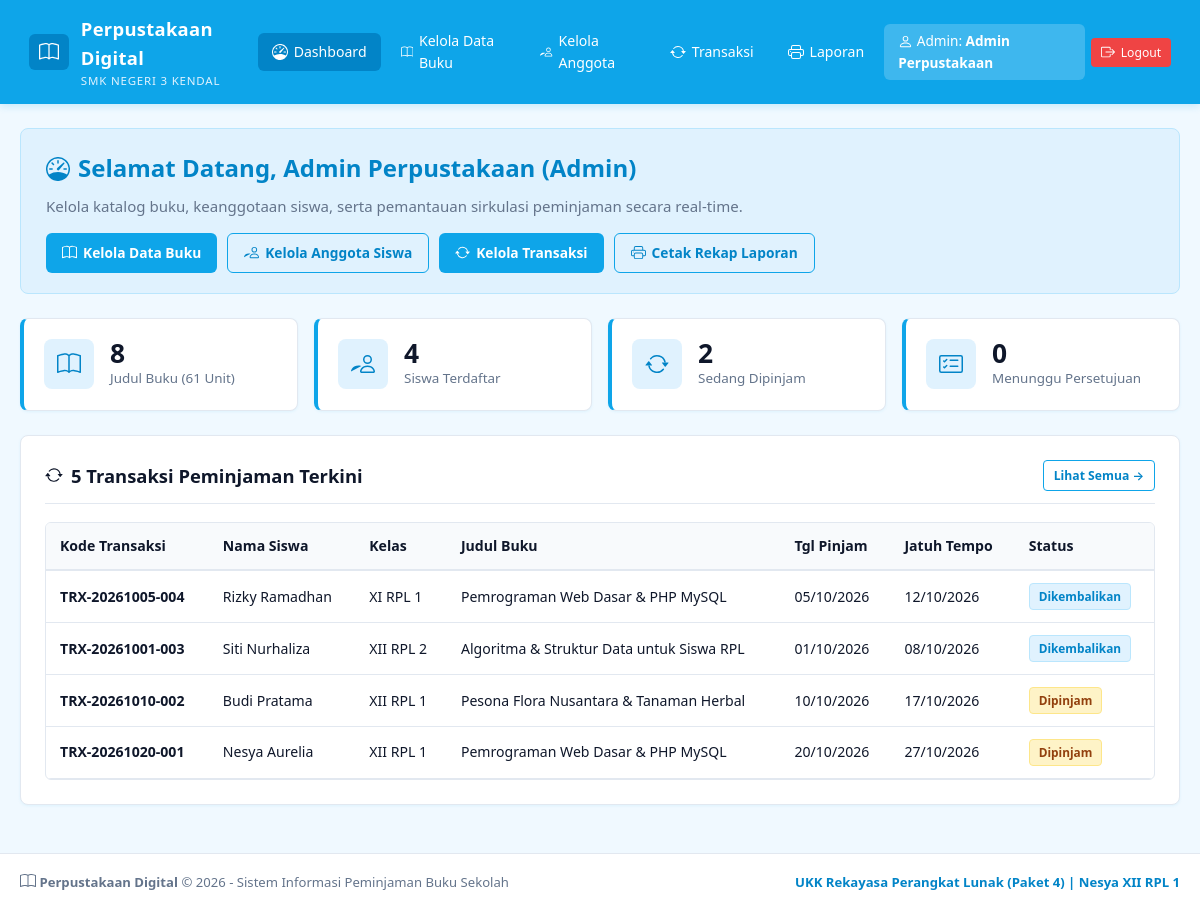
/dashboard.php (signed in), run on the app's committed database.
### tables this page shows
CREATE TABLE `transaksi` (
  `id_transaksi` INT(11) NOT NULL AUTO_INCREMENT,
  `kode_transaksi` VARCHAR(30) NOT NULL UNIQUE,
  `id_user` INT(11) NOT NULL,
  `id_buku` INT(11) NOT NULL,
  `tgl_pinjam` DATE NOT NULL,
  `tgl_jatuh_tempo` DATE NOT NULL,
  `tgl_kembali` DATE DEFAULT NULL,
  `status` ENUM('menunggu','dipinjam','dikembalikan','ditolak') NOT NULL DEFAULT 'dipinjam',
  `denda` INT(11) NOT NULL DEFAULT 0,
  `catatan` TEXT DEFAULT NULL,
  `created_at` TIMESTAMP NOT NULL DEFAULT CURRENT_TIMESTAMP,
  PRIMARY KEY (`id_transaksi`),
  KEY `id_user` (`id_user`),
  KEY `id_buku` (`id_buku`),
  CONSTRAINT `fk_transaksi_user` FOREIGN KEY (`id_user`) REFERENCES `users` (`id_user`) ON DELETE CASCADE ON UPDATE CASCADE,
  CONSTRAINT `fk_transaksi_buku` FOREIGN KEY (`id_buku`) REFERENCES `buku` (`id_buku`) ON DELETE CASCADE ON UPDATE CASCADE
);

CREATE TABLE `users` (
  `id_user` INT(11) NOT NULL AUTO_INCREMENT,
  `nis_nip` VARCHAR(30) NOT NULL,
  `nama_lengkap` VARCHAR(100) NOT NULL,
  `username` VARCHAR(50) NOT NULL UNIQUE,
  `password` VARCHAR(255) NOT NULL,
  `level` ENUM('admin','siswa') NOT NULL DEFAULT 'siswa',
  `kelas` VARCHAR(20) DEFAULT NULL,
  `jurusan` VARCHAR(50) DEFAULT NULL,
  `telepon` VARCHAR(20) DEFAULT NULL,
  `alamat` TEXT DEFAULT NULL,
  `status_aktif` ENUM('aktif','nonaktif') NOT NULL DEFAULT 'aktif',
  `created_at` TIMESTAMP NOT NULL DEFAULT CURRENT_TIMESTAMP,
  PRIMARY KEY (`id_user`)
);

CREATE TABLE `buku` (
  `id_buku` INT(11) NOT NULL AUTO_INCREMENT,
  `kode_buku` VARCHAR(20) NOT NULL UNIQUE,
  `judul` VARCHAR(150) NOT NULL,
  `id_kategori` INT(11) NOT NULL,
  `pengarang` VARCHAR(100) NOT NULL,
  `penerbit` VARCHAR(100) NOT NULL,
  `tahun_terbit` INT(4) NOT NULL,
  `isbn` VARCHAR(30) DEFAULT NULL,
  `jumlah_buku` INT(5) NOT NULL DEFAULT 1,
  `sisa_buku` INT(5) NOT NULL DEFAULT 1,
  `lokasi_rak` VARCHAR(30) NOT NULL DEFAULT 'Rak A1',
  `deskripsi` TEXT DEFAULT NULL,
  `gambar` VARCHAR(255) DEFAULT 'default-book.png',
  `created_at` TIMESTAMP NOT NULL DEFAULT CURRENT_TIMESTAMP,
  PRIMARY KEY (`id_buku`),
  KEY `id_kategori` (`id_kategori`),
  CONSTRAINT `fk_buku_kategori` FOREIGN KEY (`id_kategori`) REFERENCES `kategori` (`id_kategori`) ON DELETE CASCADE ON UPDATE CASCADE
);

### dashboard.php (called while the page is built, shortened)
<?php
$level   = $_SESSION['level'];
if ($level === 'admin') {
    $terbaru = semua("SELECT t.*, u.nama_lengkap, u.kelas, b.judul
                      FROM transaksi t
                      JOIN users u ON t.id_user = u.id_user
                      JOIN buku b ON t.id_buku = b.id_buku
                      ORDER BY t.id_transaksi DESC LIMIT 5");
}
require_once __DIR__ . '/includes/layout.php';
require __DIR__ . '/views/' . ($level === 'admin' ? 'dashboard_admin.php' : 'dashboard_siswa.php');

### includes/fungsi.php (called while the page is built, shortened)
<?php
require_once __DIR__ . '/icons.php';
function e($teks) {
    return htmlspecialchars((string)($teks ?? ''));
}
function q($sql) {
    global $koneksi;
    return mysqli_query($koneksi, $sql);
}
function semua($sql) {
    $hasil = q($sql);
    $data = [];
    if ($hasil) {
        while ($baris = mysqli_fetch_assoc($hasil)) {
            $data[] = $baris;
        }
    }
    return $data;
}
function tgl($tanggal, $format = 'd/m/Y') {
    return $tanggal ? date($format, strtotime($tanggal)) : '-';
}
require_once __DIR__ . '/komponen.php';

### views/dashboard_admin.php (the view)
<?php
$aksi = '<a href="buku.php" class="btn btn-primary">' . bi('book', 15) . ' Kelola Data Buku</a>'
      . '<a href="anggota.php" class="btn btn-outline">' . bi('people', 15) . ' Kelola Anggota Siswa</a>'
      . '<a href="transaksi.php" class="btn btn-primary">' . bi('arrow-repeat', 15) . ' Kelola Transaksi</a>'
      . '<a href="laporan.php" class="btn btn-outline">' . bi('printer', 15) . ' Cetak Rekap Laporan</a>';
hero('speedometer', 'Selamat Datang, ' . e($_SESSION['nama_lengkap']) . ' (Admin)',
    'Kelola katalog buku, keanggotaan siswa, serta pemantauan sirkulasi peminjaman secara real-time.', $aksi);
kartu_statistik($stat);
?>
<div class="card">
  <div class="card-header">
    <div class="card-title"><?= bi('arrow-repeat', 18); ?> 5 Transaksi Peminjaman Terkini</div>
    <a href="transaksi.php" class="btn btn-outline btn-sm">Lihat Semua &rarr;</a>
  </div>
  <div class="table-responsive">
    <table>
      <thead>
        <tr>
          <th>Kode Transaksi</th>
          <th>Nama Siswa</th>
          <th>Kelas</th>
          <th>Judul Buku</th>
          <th>Tgl Pinjam</th>
          <th>Jatuh Tempo</th>
          <th>Status</th>
        </tr>
      </thead>
      <tbody>
        <?php if (!$terbaru): ?>
          <?php baris_kosong(7, 'Belum ada transaksi peminjaman.', 'td-kosong-sm'); ?>
        <?php else: foreach ($terbaru as $row): ?>
          <tr>
            <td><strong><?= e($row['kode_transaksi']); ?></strong></td>
            <td><?= e($row['nama_lengkap']); ?></td>
            <td><?= e($row['kelas'] ?? '-'); ?></td>
            <td><?= e($row['judul']); ?></td>
            <td><?= tgl($row['tgl_pinjam']); ?></td>
            <td><?= tgl($row['tgl_jatuh_tempo']); ?></td>
            <td><?php badge($row['status']); ?></td>
          </tr>
        <?php endforeach; endif; ?>
      </tbody>
    </table>
  </div>
</div>

### includes/komponen.php (shortened to what this page needs)
<?php
function hero($ikon, $judul, $teks = '', $aksi = '', $kelas = 'page-hero hero-compact') {
    echo '<div class="' . $kelas . '">';
    echo '<h2>' . bi($ikon, 24) . ' ' . $judul . '</h2>';
    if ($teks !== '') {
        echo '<p>' . $teks . '</p>';
    }
    if ($aksi !== '') {
        echo '<div style="margin-top: 15px; display: flex; gap: 10px; flex-wrap: wrap;">' . $aksi . '</div>';
    }
    echo '</div>';
}
function kartu_statistik($stat) {
    echo '<div class="stats-grid">';
    foreach ($stat as [$ikon, $jumlah, $label]) {
        echo '<div class="stat-card">';
        echo '<div class="stat-icon">' . bi($ikon, 24) . '</div>';
        echo '<div class="stat-info"><h3>' . $jumlah . '</h3><p>' . $label . '</p></div>';
        echo '</div>';
    }
    echo '</div>';
}
function badge($teks) {
    echo '<span class="badge badge-' . $teks . '">' . e($teks) . '</span>';
}

### assets/css/style.css (style rules this page uses)
:root { --primary: #0ea5e9; --primary-dark: #0284c7; --primary-light: #38bdf8; --primary-subtle: #e0f2fe; --primary-border: #bae6fd; --bg-app: #f0f9ff; --surface: #ffffff; --border: #e2e8f0; --text-main: #0f172a; --text-muted: #64748b; --danger: #ef4444; --warning: #f59e0b; --success: #0ea5e9; --info: #0284c7; --shadow-sm: 0 1px 3px rgba(14, 165, 233, 0.08); --shadow-md: 0 4px 12px rgba(14, 165, 233, 0.12); --radius: 8px; --transition: all 0.2s ease-in-out; }
* { margin: 0; padding: 0; box-sizing: border-box; font-family: 'Segoe UI', system-ui, -apple-system, BlinkMacSystemFont, Roboto, sans-serif; }
body { background-color: var(--bg-app); color: var(--text-main); line-height: 1.6; min-height: 100vh; display: flex; flex-direction: column; }
.page-hero, .flora-hero { background-color: var(--primary-subtle); border: 1px solid var(--primary-border); border-radius: var(--radius); padding: 26px 28px; margin-bottom: 24px; }
.page-hero h2, .flora-hero h2 { color: var(--primary-dark); font-size: 1.5rem; margin-bottom: 6px; display: flex; align-items: center; gap: 8px; }
.page-hero p, .flora-hero p { color: var(--text-muted); font-size: 0.94rem; max-width: 750px; }
.card { background-color: var(--surface); border-radius: var(--radius); border: 1px solid var(--border); box-shadow: var(--shadow-sm); padding: 24px; margin-bottom: 24px; }
.card-header { display: flex; justify-content: space-between; align-items: center; margin-bottom: 18px; padding-bottom: 12px; border-bottom: 1px solid var(--border); }
.card-title { font-size: 1.15rem; font-weight: 700; color: var(--text-main); display: flex; align-items: center; gap: 8px; }
.stats-grid { display: grid; grid-template-columns: repeat(auto-fit, minmax(220px, 1fr)); gap: 16px; margin-bottom: 24px; }
.stat-card { background-color: var(--surface); border-radius: var(--radius); padding: 20px; display: flex; align-items: center; gap: 16px; border: 1px solid var(--border); box-shadow: var(--shadow-sm); border-left: 4px solid var(--primary); }
.stat-icon { width: 50px; height: 50px; border-radius: 8px; display: flex; align-items: center; justify-content: center; font-size: 1.5rem; background-color: var(--primary-subtle); color: var(--primary-dark); }
.stat-info h3 { font-size: 1.65rem; font-weight: 700; color: var(--text-main); line-height: 1.1; }
.stat-info p { font-size: 0.84rem; color: var(--text-muted); }
.table-responsive { width: 100%; overflow-x: auto; border-radius: 6px; border: 1px solid var(--border); }
table { width: 100%; border-collapse: collapse; font-size: 0.88rem; text-align: left; }
table th { background-color: #f8fafc; color: var(--text-main); padding: 12px 14px; font-weight: 600; border-bottom: 2px solid var(--border); white-space: nowrap; }
table td { padding: 12px 14px; border-bottom: 1px solid var(--border); vertical-align: middle; }
.badge { display: inline-block; padding: 3px 9px; border-radius: 4px; font-size: 0.74rem; font-weight: 600; text-transform: capitalize; }
.badge-dipinjam { background-color: #fef3c7; color: #92400e; border: 1px solid #fde68a; }
.badge-dikembalikan { background-color: var(--primary-subtle); color: var(--primary-dark); border: 1px solid var(--primary-border); }
.btn { display: inline-flex; align-items: center; justify-content: center; gap: 6px; padding: 8px 16px; font-size: 0.86rem; font-weight: 600; border-radius: 6px; text-decoration: none; border: none; cursor: pointer; transition: var(--transition); }
.btn-primary { background-color: var(--primary); color: #ffffff; }
.btn-outline { background-color: transparent; color: var(--primary-dark); border: 1px solid var(--primary); }
.btn-sm { padding: 5px 10px; font-size: 0.76rem; border-radius: 4px; }
.hero-compact { padding: 20px 25px; }

### data on the page
transaksi: kode_transaksi "TRX-20261005-004", id_user.nama_lengkap "Rizky Ramadhan", id_user.kelas "XI RPL 1", id_buku.judul "Pemrograman Web Dasar & PHP MySQL", tgl_pinjam "05/10/2026", tgl_jatuh_tempo "12/10/2026", status "Dikembalikan"
transaksi: kode_transaksi "TRX-20261001-003", id_user.nama_lengkap "Siti Nurhaliza", id_user.kelas "XII RPL 2", id_buku.judul "Algoritma & Struktur Data untuk Siswa RPL", tgl_pinjam "01/10/2026", tgl_jatuh_tempo "08/10/2026", status "Dikembalikan"
transaksi: kode_transaksi "TRX-20261010-002", id_user.nama_lengkap "Budi Pratama", id_user.kelas "XII RPL 1", id_buku.judul "Pesona Flora Nusantara & Tanaman Herbal", tgl_pinjam "10/10/2026", tgl_jatuh_tempo "17/10/2026", status "Dipinjam"
transaksi: kode_transaksi "TRX-20261020-001", id_user.nama_lengkap "Nesya Aurelia", id_user.kelas "XII RPL 1", id_buku.judul "Pemrograman Web Dasar & PHP MySQL", tgl_pinjam "20/10/2026", tgl_jatuh_tempo "27/10/2026", status "Dipinjam"

### other printed values
$label "Dashboard"
$label "Kelola Data Buku"
$label "Kelola Anggota"
$label "Transaksi"
$label "Laporan"
$nama "Admin Perpustakaan"
$judul "Selamat Datang, Admin Perpustakaan (Admin)"
$teks "Kelola katalog buku, keanggotaan siswa, serta pemantauan sirkulasi peminjaman secara real-time."
$jumlah "8"
$label "Judul Buku (61 Unit)"
$jumlah "4"
$label "Siswa Terdaftar"
$jumlah "2"
$label "Sedang Dipinjam"
$jumlah "0"
